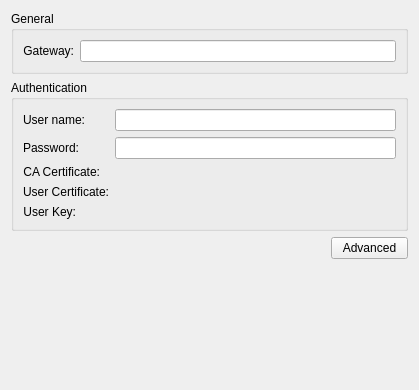
<?xml version="1.0" encoding="UTF-8"?>
<ui version="4.0">
 <class>OpenfortivpnWidget</class>
 <widget class="QWidget" name="OpenfortivpnWidget">
  <property name="geometry">
   <rect>
    <x>0</x>
    <y>0</y>
    <width>419</width>
    <height>390</height>
   </rect>
  </property>
  <layout class="QFormLayout" name="formLayout">
   <item row="2" column="0">
    <spacer name="horizontalSpacer">
     <property name="orientation">
      <enum>Qt::Horizontal</enum>
     </property>
     <property name="sizeHint" stdset="0">
      <size>
       <width>314</width>
       <height>20</height>
      </size>
     </property>
    </spacer>
   </item>
   <item row="2" column="1">
    <widget class="QPushButton" name="advancedButton">
     <property name="sizePolicy">
      <sizepolicy hsizetype="MinimumExpanding" vsizetype="Fixed">
       <horstretch>0</horstretch>
       <verstretch>0</verstretch>
      </sizepolicy>
     </property>
     <property name="text">
      <string>Advanced</string>
     </property>
    </widget>
   </item>
   <item row="3" column="1">
    <spacer name="verticalSpacer">
     <property name="orientation">
      <enum>Qt::Vertical</enum>
     </property>
     <property name="sizeHint" stdset="0">
      <size>
       <width>20</width>
       <height>40</height>
      </size>
     </property>
    </spacer>
   </item>
   <item row="0" column="0" colspan="2">
    <widget class="QGroupBox" name="generalGroupBox">
     <property name="title">
      <string>General</string>
     </property>
     <layout class="QGridLayout" name="gridLayout_2">
      <item row="0" column="0">
       <layout class="QGridLayout" name="gridLayout">
        <item row="0" column="0">
         <widget class="QLabel" name="gatewayLabel">
          <property name="text">
           <string>Gateway:</string>
          </property>
          <property name="alignment">
           <set>Qt::AlignRight|Qt::AlignTrailing|Qt::AlignVCenter</set>
          </property>
         </widget>
        </item>
        <item row="0" column="1">
         <widget class="QLineEdit" name="gateway">
          <property name="toolTip">
           <string>SSLVPN server IP or name.</string>
          </property>
         </widget>
        </item>
       </layout>
      </item>
     </layout>
    </widget>
   </item>
   <item row="1" column="0" colspan="2">
    <widget class="QGroupBox" name="authenticationGroupBox">
     <property name="title">
      <string>Authentication</string>
     </property>
     <layout class="QFormLayout" name="formLayout_2">
      <item row="0" column="0">
       <widget class="QLabel" name="usernameLabel">
        <property name="text">
         <string>User name:</string>
        </property>
        <property name="alignment">
         <set>Qt::AlignRight|Qt::AlignTrailing|Qt::AlignVCenter</set>
        </property>
       </widget>
      </item>
      <item row="0" column="1">
       <widget class="QLineEdit" name="username">
        <property name="toolTip">
         <string>Set the name used for authenticating the local system to the peer to &lt;name&gt;.</string>
        </property>
       </widget>
      </item>
      <item row="1" column="0">
       <widget class="QLabel" name="passwordLabel">
        <property name="text">
         <string>Password:</string>
        </property>
        <property name="alignment">
         <set>Qt::AlignRight|Qt::AlignTrailing|Qt::AlignVCenter</set>
        </property>
       </widget>
      </item>
      <item row="1" column="1">
       <widget class="PasswordField" name="password">
        <property name="toolTip">
         <string>Password passed to SSLVPN when prompted for it.</string>
        </property>
        <property name="passwordModeEnabled" stdset="0">
         <bool>true</bool>
        </property>
       </widget>
      </item>
      <item row="2" column="0">
       <widget class="QLabel" name="caCertLabel">
        <property name="text">
         <string>CA Certificate:</string>
        </property>
        <property name="alignment">
         <set>Qt::AlignRight|Qt::AlignTrailing|Qt::AlignVCenter</set>
        </property>
       </widget>
      </item>
      <item row="2" column="1">
       <widget class="KUrlRequester" name="caCert"/>
      </item>
      <item row="3" column="0">
       <widget class="QLabel" name="userCertLabel">
        <property name="text">
         <string>User Certificate:</string>
        </property>
        <property name="alignment">
         <set>Qt::AlignRight|Qt::AlignTrailing|Qt::AlignVCenter</set>
        </property>
       </widget>
      </item>
      <item row="3" column="1">
       <widget class="KUrlRequester" name="userCert"/>
      </item>
      <item row="4" column="0">
       <widget class="QLabel" name="userKeyLabel">
        <property name="text">
         <string>User Key:</string>
        </property>
        <property name="alignment">
         <set>Qt::AlignRight|Qt::AlignTrailing|Qt::AlignVCenter</set>
        </property>
       </widget>
      </item>
      <item row="4" column="1">
       <widget class="KUrlRequester" name="userKey"/>
      </item>
     </layout>
    </widget>
   </item>
  </layout>
 </widget>
 <customwidgets>
  <customwidget>
   <class>KUrlRequester</class>
   <extends>QWidget</extends>
   <header>kurlrequester.h</header>
  </customwidget>
  <customwidget>
   <class>PasswordField</class>
   <extends>QLineEdit</extends>
   <header>passwordfield.h</header>
  </customwidget>
 </customwidgets>
 <resources/>
 <connections/>
</ui>
